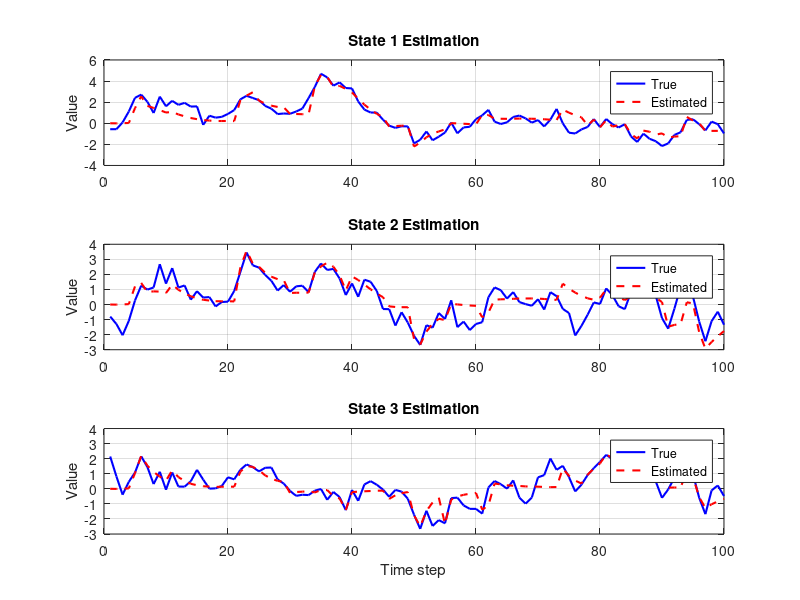
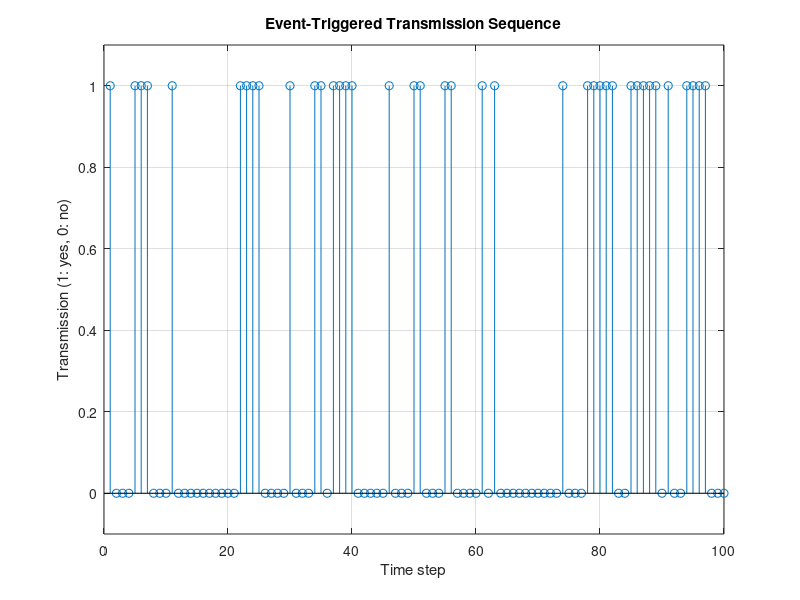
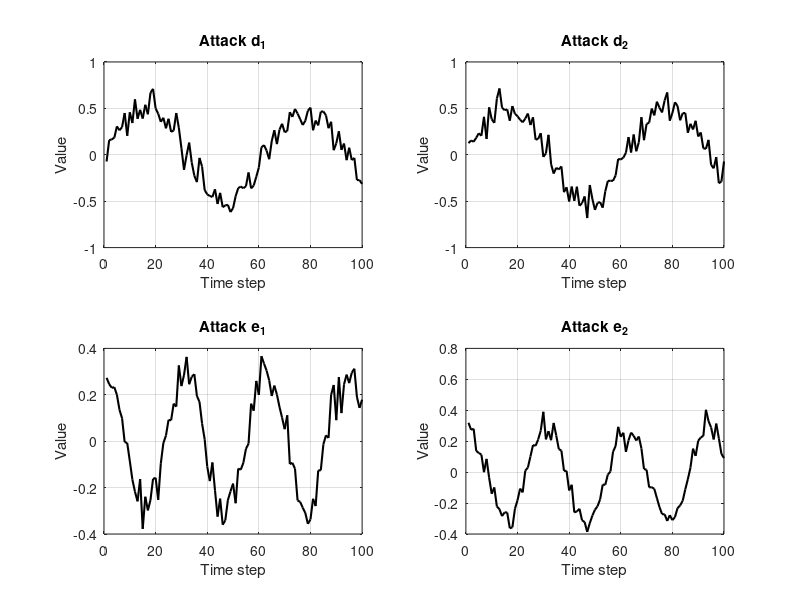
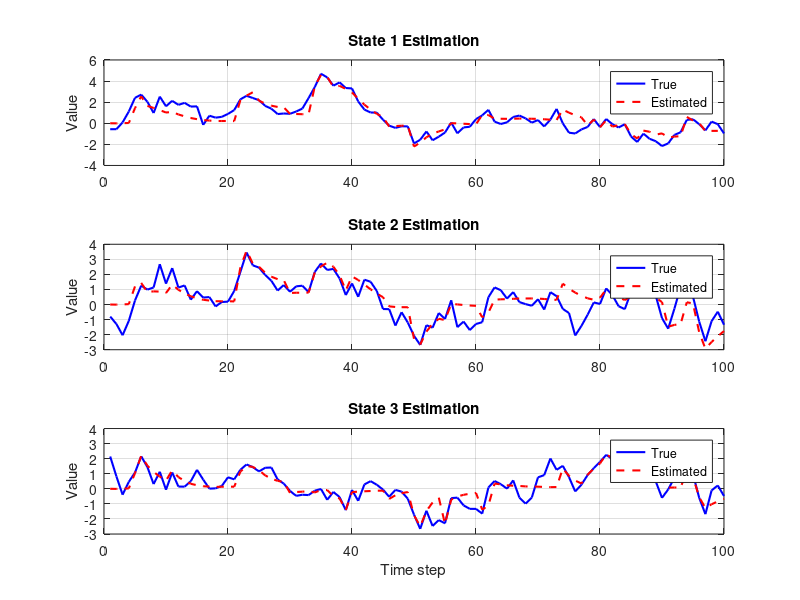

The MATLAB script that drew these images, in order:
clear; clc; close all;

%% Parameters
rng(0); % For reproducibility
T = 100; % Total time steps
h = 0.2;

% System matrices (time-varying)
A_k = @(k) [
exp(-h + sin(k*h) - sin((k-1)*h)), 0, 0;
2*sinh(h/2)*exp(-3*h/2 + sin(k*h) - sin((k-1)*h)), exp(-2*h + sin(k*h) - sin((k-1)*h)), 0;
0, 0, exp(-2*h + sin(k*h) - sin((k-1)*h))
];

G_k = [0.1, 0, 0.2; 0.2, 0.1, 0.3]'; % 3x2 matrix
H_k = [0.1, 0.2, 0.1; 0.3, 0.6, 0]'; % 3x2 matrix
C_k = @(k) [
cos(k*h), sin(k*h), 1.5;
1, sin(2*k*h), cos(2*k*h);
0, sin(3*k*h), 2
];

Q_k = [0.4, 0.2, 0.1; 0.2, 0.5, 0.3; 0.1, 0.3, 0.5];
R_k = [0.1, 0.03, 0.05; 0.03, 0.1, 0.02; 0.05, 0.02, 0.1];
Y_k = [0.05, 0.02, 0; 0.02, 0.05, 0.01; 0, 0.01, 0.1];

D_k = [1, 0]; % 1x2 matrix
E_k = [1, 0]; % 1x2 matrix

% Initial state
x0 = [0; 0; 0];
P0 = eye(3);

% Preallocate
x_true = zeros(3, T);
y_meas = zeros(3, T);
d_attack = zeros(2, T);
e_attack = zeros(2, T);
r_obs = zeros(1, T);
q_obs = zeros(1, T);
gamma_seq = zeros(1, T);

% Generate attacks
for k = 1:T
d_attack(:,k) = 0.5*sin(0.1*k) + 0.1*randn(2,1);
e_attack(:,k) = 0.3*cos(0.2*k) + 0.05*randn(2,1);
r_obs(k) = D_k * d_attack(:,k);
q_obs(k) = E_k * e_attack(:,k);
end

%% Generate true state and measurements
x_true(:,1) = x0 + sqrtm(P0)*randn(3,1);
for k = 1:T-1
w = mvnrnd(zeros(3,1), Q_k)';
x_true(:,k+1) = A_k(k)*x_true(:,k) + G_k*d_attack(:,k) + w;
end

for k = 1:T
v = mvnrnd(zeros(3,1), R_k)';
y_meas(:,k) = C_k(k)*x_true(:,k) + H_k*e_attack(:,k) + v;
end

%% Event-triggered transmission
for k = 1:T
phi_k = exp(-0.5 * y_meas(:,k)' * Y_k * y_meas(:,k));

if rand <= phi_k
gamma_seq(k) = 0;  % Do not transmit
else
gamma_seq(k) = 1;  % Transmit
end
end
comm_rate = mean(gamma_seq);
fprintf('Communication rate: %.2f\n', comm_rate);

%% Event-Triggered MMSE Estimation (Simplified version)
x_est = zeros(3, T);
P_est = zeros(3,3,T);

x_est(:,1) = x0;
P_est(:,:,1) = P0;

for k = 2:T
% --- Prediction Step ---
x_pred = A_k(k-1) * x_est(:,k-1);
P_pred = A_k(k-1) * P_est(:,:,k-1) * A_k(k-1)' + Q_k;

% --- Calculate Partially Observed Attacks ---
r_hat_prev = D_k * d_attack(:,k-1);  % \hat{r}_{k-1}
q_hat_k = E_k * e_attack(:,k);  % \hat{q}_k

% --- Event-triggered Update ---
if gamma_seq(k) == 1
% Measurement update when data is transmitted
% Calculate innovation covariance
S = C_k(k) * P_pred * C_k(k)' + R_k;

% Calculate Kalman gain
K = P_pred * C_k(k)' / S;

% Update state estimate (compensating for known attack)
innovation = y_meas(:,k) - C_k(k)*x_pred - H_k*e_attack(:,k);
x_est(:,k) = x_pred + K * innovation;

% Update covariance
P_est(:,:,k) = (eye(3) - K*C_k(k)) * P_pred;

% Add known attack information (simplified approach)
% This is a simplified way to incorporate r_hat_prev
if ~isempty(r_hat_prev) && ~isnan(r_hat_prev)
x_est(:,k) = x_est(:,k) + 0.1 * r_hat_prev * ones(3,1);
end

else
% No measurement update - keep prediction
x_est(:,k) = x_pred;
P_est(:,:,k) = P_pred;

% Still incorporate known process attack information
if ~isempty(r_hat_prev) && ~isnan(r_hat_prev)
x_est(:,k) = x_est(:,k) + 0.1 * r_hat_prev * ones(3,1);
end
end
end

%% Plot results
figure;
subplot(3,1,1);
plot(1:T, x_true(1,:), 'b', 'LineWidth', 1.5);
hold on;
plot(1:T, x_est(1,:), 'r--', 'LineWidth', 1.5);
legend('True', 'Estimated');
title('State 1 Estimation');
ylabel('Value');
grid on;

subplot(3,1,2);
plot(1:T, x_true(2,:), 'b', 'LineWidth', 1.5);
hold on;
plot(1:T, x_est(2,:), 'r--', 'LineWidth', 1.5);
legend('True', 'Estimated');
title('State 2 Estimation');
ylabel('Value');
grid on;

subplot(3,1,3);
plot(1:T, x_true(3,:), 'b', 'LineWidth', 1.5);
hold on;
plot(1:T, x_est(3,:), 'r--', 'LineWidth', 1.5);
legend('True', 'Estimated');
title('State 3 Estimation');
xlabel('Time step');
ylabel('Value');
grid on;

figure;
stem(1:T, gamma_seq);
title('Event-Triggered Transmission Sequence');
xlabel('Time step');
ylabel('Transmission (1: yes, 0: no)');
ylim([-0.1 1.1]);
grid on;

figure;
subplot(2,2,1);
plot(1:T, d_attack(1,:), 'k', 'LineWidth', 1.5);
title('Attack d_1');
xlabel('Time step');
ylabel('Value');
grid on;

subplot(2,2,2);
plot(1:T, d_attack(2,:), 'k', 'LineWidth', 1.5);

title('Attack d_2');
xlabel('Time step');
ylabel('Value');
grid on;

subplot(2,2,3);
plot(1:T, e_attack(1,:), 'k', 'LineWidth', 1.5);
title('Attack e_1');
xlabel('Time step');
ylabel('Value');
grid on;

subplot(2,2,4);
plot(1:T, e_attack(2,:), 'k', 'LineWidth', 1.5);
title('Attack e_2');
xlabel('Time step');
ylabel('Value');
grid on;

% Calculate and display estimation error
estimation_error = mean(sqrt(mean((x_true - x_est).^2, 1)));
fprintf('Average estimation error: %.4f\n', estimation_error);
fprintf('Final state values - True: [%.3f, %.3f, %.3f], Estimated: [%.3f, %.3f, %.3f]\n', ...
x_true(1,end), x_true(2,end), x_true(3,end), ...
x_est(1,end), x_est(2,end), x_est(3,end));clear; clc; close all;

%% Parameters
rng(0); % For reproducibility
T = 100; % Total time steps
h = 0.2;

% System matrices (time-varying)
A_k = @(k) [
exp(-h + sin(k*h) - sin((k-1)*h)), 0, 0;
2*sinh(h/2)*exp(-3*h/2 + sin(k*h) - sin((k-1)*h)), exp(-2*h + sin(k*h) - sin((k-1)*h)), 0;
0, 0, exp(-2*h + sin(k*h) - sin((k-1)*h))
];

G_k = [0.1, 0, 0.2; 0.2, 0.1, 0.3]'; % 3x2 matrix
H_k = [0.1, 0.2, 0.1; 0.3, 0.6, 0]'; % 3x2 matrix
C_k = @(k) [
cos(k*h), sin(k*h), 1.5;
1, sin(2*k*h), cos(2*k*h);
0, sin(3*k*h), 2
];

Q_k = [0.4, 0.2, 0.1; 0.2, 0.5, 0.3; 0.1, 0.3, 0.5];
R_k = [0.1, 0.03, 0.05; 0.03, 0.1, 0.02; 0.05, 0.02, 0.1];
Y_k = [0.05, 0.02, 0; 0.02, 0.05, 0.01; 0, 0.01, 0.1];

D_k = [1, 0]; % 1x2 matrix
E_k = [1, 0]; % 1x2 matrix

% Initial state
x0 = [0; 0; 0];
P0 = eye(3);

% Preallocate
x_true = zeros(3, T);
y_meas = zeros(3, T);
d_attack = zeros(2, T);
e_attack = zeros(2, T);
r_obs = zeros(1, T);
q_obs = zeros(1, T);
gamma_seq = zeros(1, T);

% Generate attacks
for k = 1:T
d_attack(:,k) = 0.5*sin(0.1*k) + 0.1*randn(2,1);
e_attack(:,k) = 0.3*cos(0.2*k) + 0.05*randn(2,1);
r_obs(k) = D_k * d_attack(:,k);
q_obs(k) = E_k * e_attack(:,k);
end

%% Generate true state and measurements
x_true(:,1) = x0 + sqrtm(P0)*randn(3,1);
for k = 1:T-1
w = mvnrnd(zeros(3,1), Q_k)';
x_true(:,k+1) = A_k(k)*x_true(:,k) + G_k*d_attack(:,k) + w;
end

for k = 1:T
v = mvnrnd(zeros(3,1), R_k)';
y_meas(:,k) = C_k(k)*x_true(:,k) + H_k*e_attack(:,k) + v;
end

%% Event-triggered transmission
for k = 1:T
phi_k = exp(-0.5 * y_meas(:,k)' * Y_k * y_meas(:,k));

if rand <= phi_k
gamma_seq(k) = 0;  % Do not transmit
else
gamma_seq(k) = 1;  % Transmit
end
end
comm_rate = mean(gamma_seq);
fprintf('Communication rate: %.2f\n', comm_rate);

%% Event-Triggered MMSE Estimation (Simplified version)
x_est = zeros(3, T);
P_est = zeros(3,3,T);

x_est(:,1) = x0;
P_est(:,:,1) = P0;

for k = 2:T
% --- Prediction Step ---
x_pred = A_k(k-1) * x_est(:,k-1);
P_pred = A_k(k-1) * P_est(:,:,k-1) * A_k(k-1)' + Q_k;

% --- Calculate Partially Observed Attacks ---
r_hat_prev = D_k * d_attack(:,k-1);  % \hat{r}_{k-1}
q_hat_k = E_k * e_attack(:,k);  % \hat{q}_k

% --- Event-triggered Update ---
if gamma_seq(k) == 1
% Measurement update when data is transmitted
% Calculate innovation covariance
S = C_k(k) * P_pred * C_k(k)' + R_k;

% Calculate Kalman gain
K = P_pred * C_k(k)' / S;

% Update state estimate (compensating for known attack)
innovation = y_meas(:,k) - C_k(k)*x_pred - H_k*e_attack(:,k);
x_est(:,k) = x_pred + K * innovation;

% Update covariance
P_est(:,:,k) = (eye(3) - K*C_k(k)) * P_pred;

% Add known attack information (simplified approach)
% This is a simplified way to incorporate r_hat_prev
if ~isempty(r_hat_prev) && ~isnan(r_hat_prev)
x_est(:,k) = x_est(:,k) + 0.1 * r_hat_prev * ones(3,1);
end

else
% No measurement update - keep prediction
x_est(:,k) = x_pred;
P_est(:,:,k) = P_pred;

% Still incorporate known process attack information
if ~isempty(r_hat_prev) && ~isnan(r_hat_prev)
x_est(:,k) = x_est(:,k) + 0.1 * r_hat_prev * ones(3,1);
end
end
end

%% Plot results
figure;
subplot(3,1,1);
plot(1:T, x_true(1,:), 'b', 'LineWidth', 1.5);
hold on;
plot(1:T, x_est(1,:), 'r--', 'LineWidth', 1.5);
legend('True', 'Estimated');
title('State 1 Estimation');
ylabel('Value');
grid on;

subplot(3,1,2);
plot(1:T, x_true(2,:), 'b', 'LineWidth', 1.5);
hold on;
plot(1:T, x_est(2,:), 'r--', 'LineWidth', 1.5);

legend('True', 'Estimated');
title('State 2 Estimation');
ylabel('Value');
grid on;

subplot(3,1,3);
plot(1:T, x_true(3,:), 'b', 'LineWidth', 1.5);
hold on;
plot(1:T, x_est(3,:), 'r--', 'LineWidth', 1.5);
legend('True', 'Estimated');
title('State 3 Estimation');
xlabel('Time step');
ylabel('Value');
grid on;

figure;
stem(1:T, gamma_seq);
title('Event-Triggered Transmission Sequence');
xlabel('Time step');
ylabel('Transmission (1: yes, 0: no)');
ylim([-0.1 1.1]);
grid on;

figure;
subplot(2,2,1);
plot(1:T, d_attack(1,:), 'k', 'LineWidth', 1.5);
title('Attack d_1');
xlabel('Time step');
ylabel('Value');
grid on;

subplot(2,2,2);
plot(1:T, d_attack(2,:), 'k', 'LineWidth', 1.5);
title('Attack d_2');
xlabel('Time step');
ylabel('Value');
grid on;

subplot(2,2,3);
plot(1:T, e_attack(1,:), 'k', 'LineWidth', 1.5);
title('Attack e_1');
xlabel('Time step');
ylabel('Value');
grid on;

subplot(2,2,4);
plot(1:T, e_attack(2,:), 'k', 'LineWidth', 1.5);
title('Attack e_2');
xlabel('Time step');
ylabel('Value');
grid on;

% Calculate and display estimation error
estimation_error = mean(sqrt(mean((x_true - x_est).^2, 1)));
fprintf('Average estimation error: %.4f\n', estimation_error);
fprintf('Final state values - True: [%.3f, %.3f, %.3f], Estimated: [%.3f, %.3f, %.3f]\n', ...
x_true(1,end), x_true(2,end), x_true(3,end), ...
x_est(1,end), x_est(2,end), x_est(3,end));